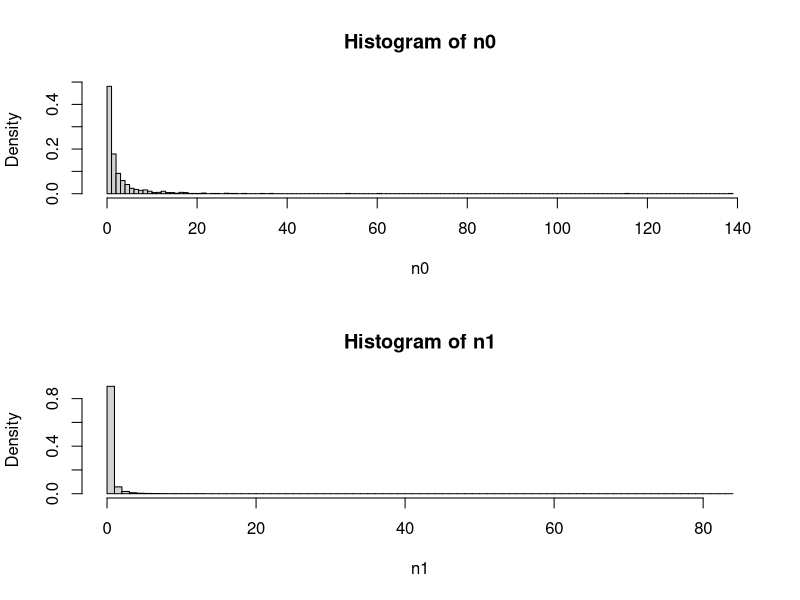
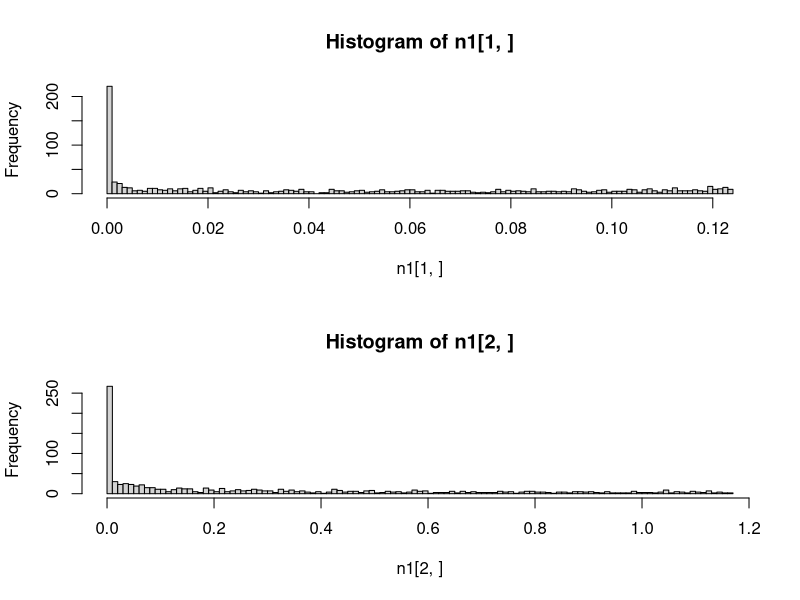
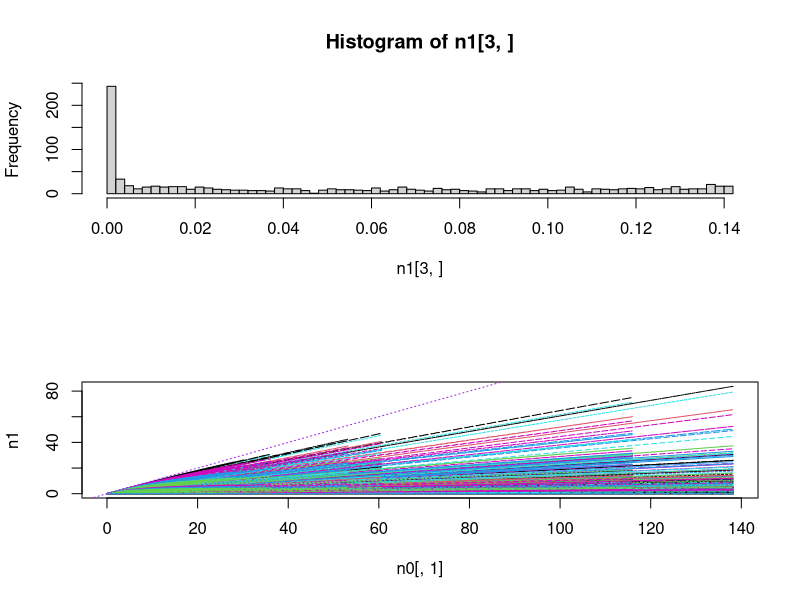
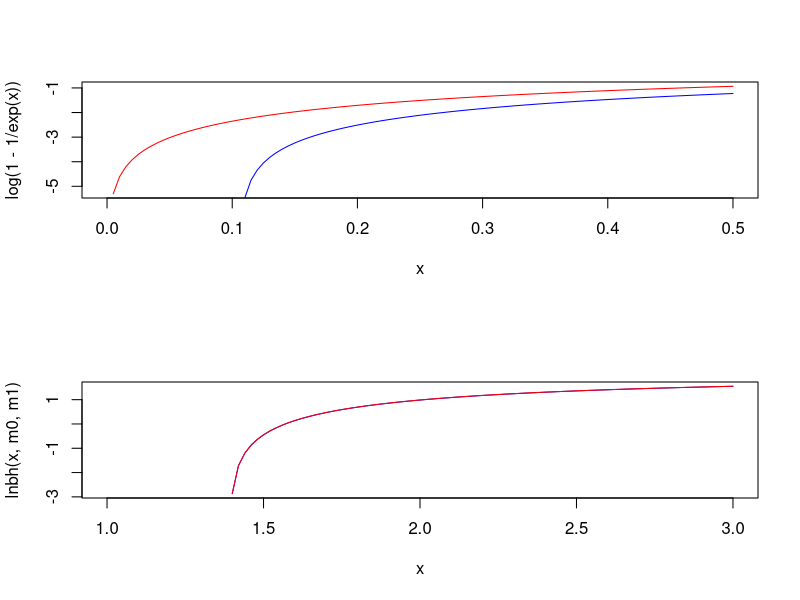
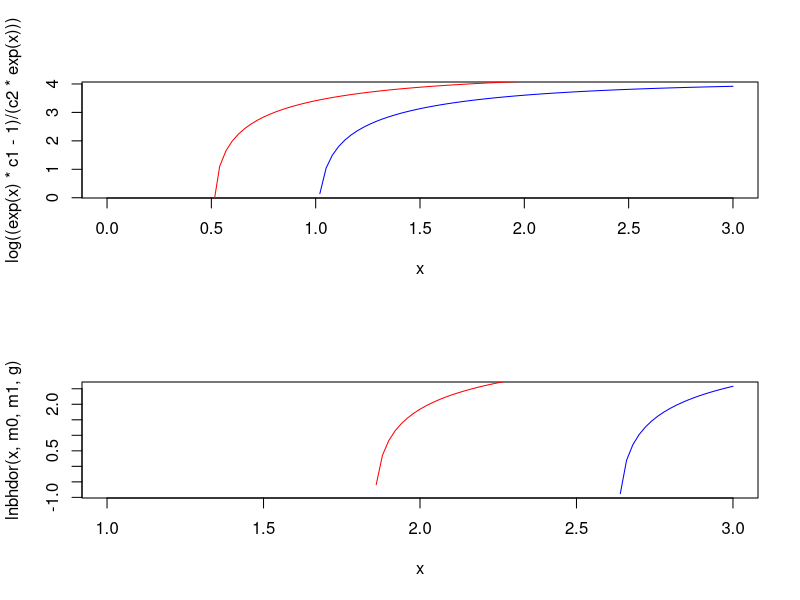
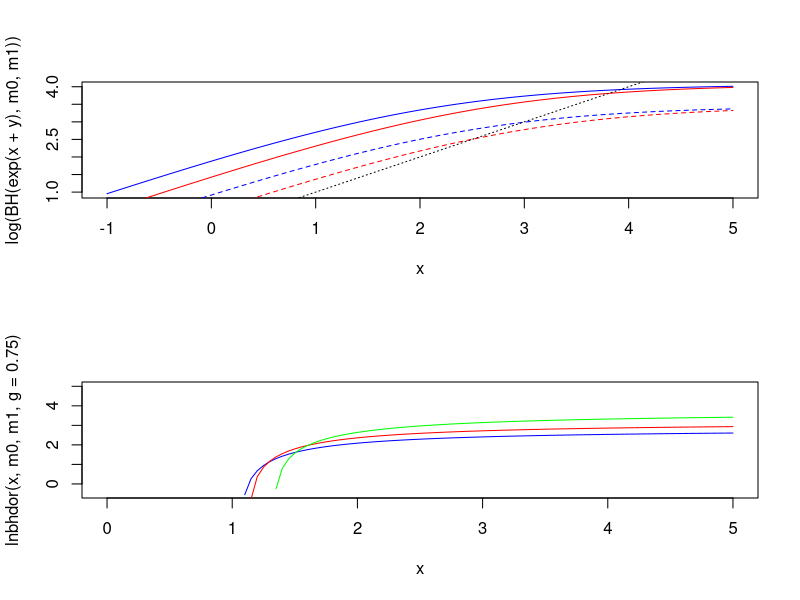
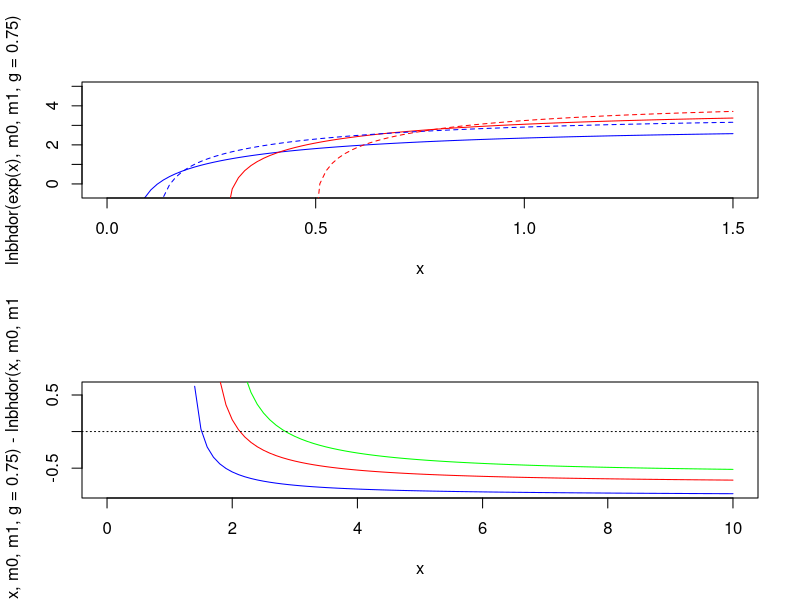
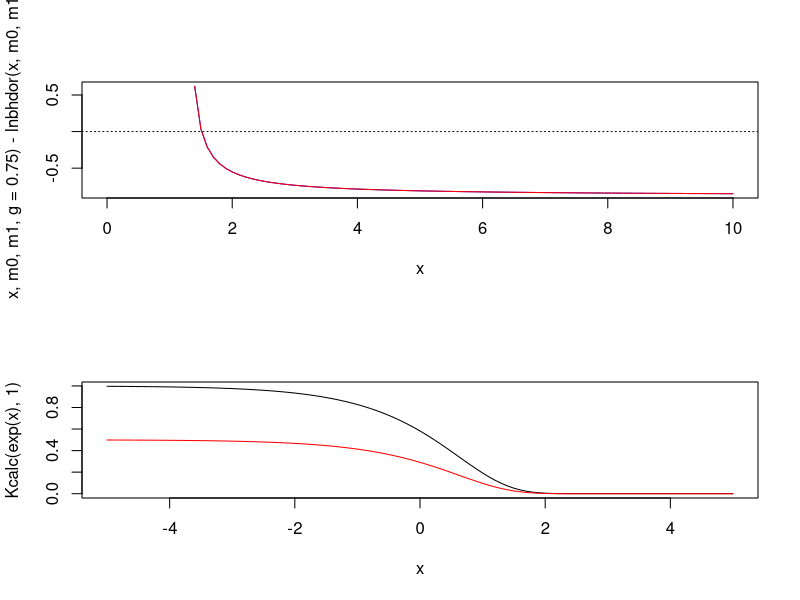

The R script that drew these images, in order: (Note: this script raises an error after producing the figures.)
####################################################################
# Explore how random variation in Beverton-Holt mortality function #
# affects the distribution of population sizes                     #
####################################################################

# Functions ---------------------------------------------------------------

BH <- function(n_in,m0,m1){
  n_out <- n_in * exp(-m0) / ( 1 + (m1/m0)*(1-exp(-m0))*n_in )
  return(n_out)
}
# assuming T = 1

# Exploration -------------------------------------------------------------

ln0_min <- -5
ln0_max <- 0
nseq <- 10^3
neps <- 10^3
alpha_m <- 0.1
beta_m <- 1

# n0_seq <- exp(seq(ln0_min,ln0_max,length.out=nseq))
# eps_m <- seq(-1,1,length.out=neps)
n0_seq <- exp(rnorm(nseq,0,1.5))
eps_m <- rnorm(neps,0,2)
  
m0 <- m1 <- n0 <- n1 <- matrix(NA,nr=nseq,nc=neps)

m0[] <- rep(exp(outer(alpha_m,eps_m,"+")),each=nseq)
m1[] <- rep(exp(outer(beta_m,eps_m,"+")),each=nseq)
n0[] <- rep(n0_seq,times=neps)
n1 <- BH(n0,m0,m1)

par(mfrow=c(2,1))
hist(n0,breaks=100,prob=T)
hist(n1,breaks=100,prob=T)

hist(n1[1,],breaks=100)
hist(n1[2,],breaks=100)
hist(n1[3,],breaks=100)

matplot(n0[,1],n1,type="l")
abline(0,1,col="purple",lty=3)

(K <- BH(10^10,m0[1,],m1[1,]))

# Plant example -----------------------------------------------------------
# From Yodzis and work on desert annuals

### Without seed dormancy

curve(log(1-1/exp(x)),col="red",xlim=c(0,0.5))
curve(log(0.9-1/exp(x)),col="blue",add=T)
# drop-off occurs earlier at lower K

lnbh <- function(y,m0,m1,T3=0.3){
  c1 <- exp(-m0*T3)
  c2 <- (1-exp(-m0)*T3)*m1/m0
  log((y*c1-1)/(c2*y))
}

m0 <- 1.1
m1 <- 0.1
curve(lnbh(x,m0,m1),col="blue",xlim=c(1,3))
m1 <- 0.01
curve(lnbh(x,m0,m1)-2.3,col="red",add=T)
# changing c2 only changes equilibrium N by constant factor (shifts intercept)

m0 <- 1
m1 <- 0.01
c1 <- exp(-m0)
c2 <- (1-exp(-m0))*m1/m0
curve(log((exp(x)*c1-1)/(c2*exp(x))),col="blue",xlim=c(0,3))
m0 <- 0.5
c1 <- exp(-m0)
c2 <- (1-exp(-m0))*m1/m0
curve(log((exp(x)*c1-1)/(c2*exp(x))),col="red",add=T)
# changing c1 -> drop-off occurs *earlier* at lower K

### With seed dormancy

lnbhdor <- function(y,m0,m1,g,T3=0.3){
  s0 <- exp(-m0)
  c1 <- exp(-m0*T3)
  c2 <- (1-exp(-m0)*T3)*m1/m0
  log((c1*g*y-g*s0+s0-1) / (c2*g*y*((g-1)*s0+1)))
}

g <- 0.4
m0 <- 1
m1 <- 0.01
curve(lnbhdor(x,m0,m1,g),col="blue",xlim=c(1,3))
m0 <- 0.5
curve(lnbhdor(x,m0,m1,g),col="red",add=T)
  # Same result with G - drop-off earlier for lower K

# How does Y affect BH curve? ---------------------------------------------

BH <- function(n_in,m0,m1){
  n_out <- n_in * exp(-m0) / ( 1 + (m1/m0)*(1-exp(-m0))*n_in )
  return(n_out)
}

y <- 3 # log scale
m0 <- 1
curve(log(BH(exp(x+y),m0,m1)),col="blue",xlim=c(-1,5))
curve(log(BH(exp(x+y-0.5),m0,m1)),col="red",add=T)
m0 <- 2
curve(log(BH(exp(x+y),m0,m1)),col="blue",add=T,lty=2)
curve(log(BH(exp(x+y-0.5),m0,m1)),col="red",add=T,lty=2)
abline(0,1,lty=3)
  # -0.5 -> reduce y by a freaction of exp(0.5)=1.6
  # decrease in y reduces equilibrium N by *more* when max popsize (K) is lower

# Y is just scaling up and down, changing c2 does the same thing?

# How does G affect BH curve? ---------------------------------------------

m0 <- 0.1
m1 <- 0.01
curve(lnbhdor(x,m0,m1,g=0.75),col="blue",xlim=c(0,5),ylim=c(-0.5,5))
curve(lnbhdor(x,m0,m1,g=0.5),col="red",add=T)
curve(lnbhdor(x,m0,m1,g=0.25),col="green",add=T)
  # above a certain Y, get more pop with high G, but as Y decreases, better to have low G

m0 <- 0.1
m1 <- 0.01
curve(lnbhdor(exp(x),m0,m1,g=0.75),col="blue",xlim=c(0,1.5),ylim=c(-0.5,5))
curve(lnbhdor(exp(x),m0,m1,g=0.25),col="red",add=T)
m0 <- 0.2
m1 <- 0.01
curve(lnbhdor(exp(x),m0,m1,g=0.75),col="blue",lty=2,add=T)
curve(lnbhdor(exp(x),m0,m1,g=0.25),col="red",lty=2,add=T)
  # When G is lower, reducing K has bigger effect on drop-off threshold for Y
  # (but will still always reduce it, so doesn't explain positive correlations)

m0 <- 0.1
m1 <- 0.01
curve(lnbhdor(x,m0,m1,g=0.75)-lnbhdor(x,m0,m1,g=0.25),col="blue",xlim=c(0,10))
m0 <- 0.2
m1 <- 0.01
curve(lnbhdor(x,m0,m1,g=0.75)-lnbhdor(x,m0,m1,g=0.25),col="red",add=T)
m0 <- 0.3
m1 <- 0.01
curve(lnbhdor(x,m0,m1,g=0.75)-lnbhdor(x,m0,m1,g=0.25),col="green",add=T)
abline(h=0,lty=3)
  # m1 -> lower germination favoured for given Y 

m0 <- 0.1
m1 <- 0.01
curve(lnbhdor(x,m0,m1,g=0.75)-lnbhdor(x,m0,m1,g=0.25),col="blue",xlim=c(0,10))
m0 <- 0.1
m1 <- 0.015
curve(lnbhdor(x,m0,m1,g=0.75)-lnbhdor(x,m0,m1,g=0.25),col="red",add=T)
abline(h=0,lty=3)
  # m2 -> proportional effect of G on dK is the same

# How does DI mortality relate to K? --------------------------------------

Kcalc <- function(m0,m1){
  exp(-m0)/( (1-exp(-m0)) * (m1/m0) )
} 
  # assuming T=1

curve(Kcalc(exp(x),1),xlim=c(-5,5))
curve(Kcalc(exp(x),2),col="red",add=T)
  # higher m0 -> lower K

# Optimal G - constant environment ----------------------------------------

# maximise population size (ignoring extinction)

np <- 10
yarr <- m0arr <- m1arr <- garr <- array(dim=rep(np,4))
yarr[] <- exp(seq(0,3,length.out=np))
m0arr[] <- exp(seq(-3,0,length.out=np))
m1arr[] <- exp(seq(-3,0,length.out=np))
garr[] <- plogis(seq(-5,5,length.out=np))

m0arr <- aperm(m0arr,c(2,1,3,4))
m1arr <- aperm(m1arr,c(3,2,1,4))
garr <- aperm(garr,c(4,2,3,1))

lKarr <- lnbhdor(yarr,m0arr,m1arr,garr,T3=0.3)
plot(lKarr[np,np,np,]~garr[np,np,np,],type="l")
require(fields)
par(mfrow=c(2,2))
matplot(garr[1,1,1,],t(lKarr[,5,1,]),type="l",lty=1,col=tim.colors(np))
matplot(garr[1,1,1,],t(lKarr[,15,1,]),type="l",lty=1,col=tim.colors(np))
matplot(garr[1,1,1,],t(lKarr[,35,1,]),type="l",lty=1,col=tim.colors(np))
matplot(garr[1,1,1,],t(lKarr[,50,1,]),type="l",lty=1,col=tim.colors(np))
  # m1 has no impact on optimal phenotype (only affects value of K)
  # G=0 is never optimal
  # S0/Y ratio high -> low G is optimal; So/Y ratio low -> G=1 is optimal

# Optimal G - variable environment ----------------------------------------

sgbh <- function(n_in,y,m0,m1,G,T3=0.3){
  So <- exp(-m0)
  Sn <- exp(-m0*T3)
  n_in*((1-G)*So + G*y*Sn / (1 + (1-Sn)*(m1/m0)*n_in))
}

nb <- 100
nt <- 1000 + nb
ns <- 5 # n y sig
narr <- yarr2 <- array(dim=c(nt,dim(garr),ns))
ysig <- exp(seq(-1,1,length.out=np))

yarr2[] <- exp(rnorm(
  n=nt*np^4*ns,
  mean=rep(rep(log(yarr),each=nt),times=ns),
  sd=rep(ysig,each=nt*np^4)
  ))

m0arr2 <- m1arr2 <- garr2 <- array(dim=c(dim(garr),ns))
m0arr2[] <- m0arr
m1arr2[] <- m1arr
garr2[] <- garr

N0 <- 1000
narr[1,,,,,] <- N0

for(t in 2:nt){
  narr[t,,,,,] <- sgbh(narr[t-1,,,,,],yarr2[t,,,,,],m0arr2,m1arr2,garr2)
}
  
lnarr <- log(narr)
muarr <- apply(lnarr[-(1:nb),,,,,],2:6,mean)
sdarr <- apply(lnarr[-(1:nb),,,,,],2:6,sd)

par(mfrow=c(2,2))
matplot(garr2[1,1,1,,1],muarr[5,2,5,,],type="l",lty=1,col=tim.colors(ns),
  ylim=c(2,5))
matplot(garr2[1,1,1,,1],muarr[5,4,5,,],type="l",lty=1,col=tim.colors(ns),
  ylim=c(2,5))
matplot(garr2[1,1,1,,1],muarr[5,6,5,,],type="l",lty=1,col=tim.colors(ns),
  ylim=c(2,5))
matplot(garr2[1,1,1,,1],muarr[5,8,5,,],type="l",lty=1,col=tim.colors(ns),
  ylim=c(2,5))
  # fluctuations favour G<1

ylim <- c(2,5)
par(mfrow=c(2,2))
matplot(garr2[1,1,1,,1],t(muarr[5,,5,,1]),type="l",lty=1,col=tim.colors(np),
  ylim=ylim)
matplot(garr2[1,1,1,,1],t(muarr[5,,5,,2]),type="l",lty=1,col=tim.colors(np),
  ylim=ylim)
matplot(garr2[1,1,1,,1],t(muarr[5,,5,,3]),type="l",lty=1,col=tim.colors(np),
  ylim=ylim)
matplot(garr2[1,1,1,,1],t(muarr[5,,5,,4]),type="l",lty=1,col=tim.colors(np),
  ylim=ylim)

ylim <- c(2,5)
par(mfrow=c(2,2))
matplot(garr2[1,1,1,,1],t(muarr[5,5,,,1]),type="l",lty=1,col=tim.colors(np),
  ylim=ylim)
matplot(garr2[1,1,1,,1],t(muarr[5,5,,,2]),type="l",lty=1,col=tim.colors(np),
  ylim=ylim)
matplot(garr2[1,1,1,,1],t(muarr[5,5,,,3]),type="l",lty=1,col=tim.colors(np),
  ylim=ylim)
matplot(garr2[1,1,1,,1],t(muarr[5,5,,,4]),type="l",lty=1,col=tim.colors(np),
  ylim=ylim)
  # m2 still shifting intercept but not optimal G?

# Optimal plastic G - variable environment --------------------------------
